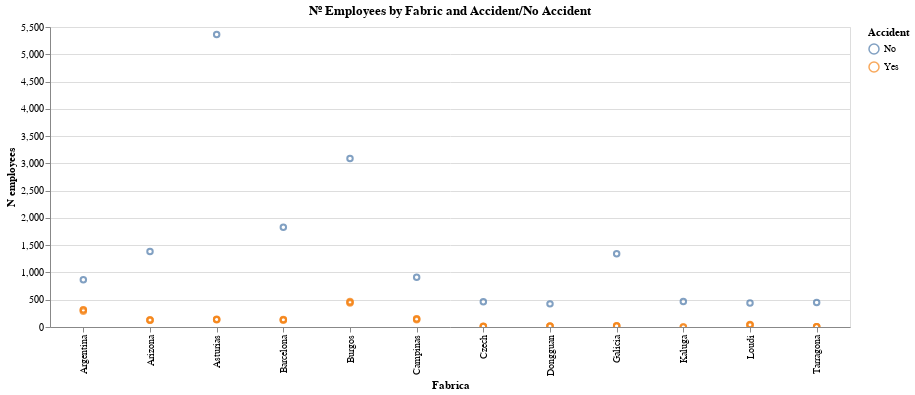

This figure's notebook cell:
### Markdown cell above
On this chart we can appreciate that those countries with less employees are the ones with more accidents

### Code cell
alt.Chart(n_employees, title='Nº Employees by Fabric and Accident/No Accident').mark_point().encode( 
    y = 'N employees', x ='Fabrica', color='Accident', tooltip=['Severity','N employees','Fabrica']).interactive().properties(
    width=800,
    height=300
)

### Figure 1 — Vega-Lite specification as saved in the notebook (floating-point values rounded to 4 significant figures)
{"config": {"view": {"continuousWidth": 400, "continuousHeight": 300}}, "data": {"name": "data-f433518e6350735e1919248edc9d18e3"}, "mark": "point", "encoding": {"color": {"type": "nominal", "field": "Accident"}, "tooltip": [{"type": "nominal", "field": "Severity"}, {"type": "quantitative", "field": "N employees"}, {"type": "nominal", "field": "Fabrica"}], "x": {"type": "nominal", "field": "Fabrica"}, "y": {"type": "quantitative", "field": "N employees"}}, "height": 300, "selection": {"selector014": {"type": "interval", "bind": "scales", "encodings": ["x", "y"]}}, "title": "Nº Employees by Fabric and Accident/No Accident", "width": 800, "$schema": "https://vega.github.io/schema/vega-lite/v4.8.1.json", "datasets": {"data-f433518e6350735e1919248edc9d18e3": [{"Fabrica": "Argentina", "Accident": "No", "Severity": "N/A", "N employees": 865}, {"Fabrica": "Argentina", "Accident": "Yes", "Severity": "Grave", "N employees": 317}, {"Fabrica": "Argentina", "Accident": "Yes", "Severity": "Leve", "N employees": 311}, {"Fabrica": "Argentina", "Accident": "Yes", "Severity": "Muy grave", "N employees": 287}, {"Fabrica": "Arizona", "Accident": "No", "Severity": "N/A", "N employees": 1386}, {"Fabrica": "Arizona", "Accident": "Yes", "Severity": "Grave", "N employees": 135}, {"Fabrica": "Arizona", "Accident": "Yes", "Severity": "Leve", "N employees": 123}, {"Fabrica": "Arizona", "Accident": "Yes", "Severity": "Muy grave", "N employees": 125}, {"Fabrica": "Asturias", "Accident": "No", "Severity": "N/A", "N employees": 5361}, {"Fabrica": "Asturias", "Accident": "Yes", "Severity": "Grave", "N employees": 141}, {"Fabrica": "Asturias", "Accident": "Yes", "Severity": "Leve", "N employees": 134}, {"Fabrica": "Asturias", "Accident": "Yes", "Severity": "Muy grave", "N employees": 138}, {"Fabrica": "Barcelona", "Accident": "No", "Severity": "N/A", "N employees": 1830}, {"Fabrica": "Barcelona", "Accident": "Yes", "Severity": "Grave", "N employees": 137}, {"Fabrica": "Barcelona", "Accident": "Yes", "Severity": "Leve", "N employees": 135}, {"Fabrica": "Barcelona", "Accident": "Yes", "Severity": "Muy grave", "N employees": 123}, {"Fabrica": "Burgos", "Accident": "No", "Severity": "N/A", "N employees": 3089}, {"Fabrica": "Burgos", "Accident": "Yes", "Severity": "Grave", "N employees": 467}, {"Fabrica": "Burgos", "Accident": "Yes", "Severity": "Leve", "N employees": 438}, {"Fabrica": "Burgos", "Accident": "Yes", "Severity": "Muy grave", "N employees": 454}, {"Fabrica": "Campinas", "Accident": "No", "Severity": "N/A", "N employees": 912}, {"Fabrica": "Campinas", "Accident": "Yes", "Severity": "Grave", "N employees": 131}, {"Fabrica": "Campinas", "Accident": "Yes", "Severity": "Leve", "N employees": 148}, {"Fabrica": "Campinas", "Accident": "Yes", "Severity": "Muy grave", "N employees": 153}, {"Fabrica": "Czech", "Accident": "No", "Severity": "N/A", "N employees": 464}, {"Fabrica": "Czech", "Accident": "Yes", "Severity": "Grave", "N employees": 12}, {"Fabrica": "Czech", "Accident": "Yes", "Severity": "Leve", "N employees": 10}, {"Fabrica": "Czech", "Accident": "Yes", "Severity": "Muy grave", "N employees": 8}, {"Fabrica": "Dongguan", "Accident": "No", "Severity": "N/A", "N employees": 424}, {"Fabrica": "Dongguan", "Accident": "Yes", "Severity": "Grave", "N employees": 15}, {"Fabrica": "Dongguan", "Accident": "Yes", "Severity": "Leve", "N employees": 15}, {"Fabrica": "Dongguan", "Accident": "Yes", "Severity": "Muy grave", "N employees": 20}, {"Fabrica": "Galicia", "Accident": "No", "Severity": "N/A", "N employees": 1343}, {"Fabrica": "Galicia", "Accident": "Yes", "Severity": "Grave", "N employees": 19}, {"Fabrica": "Galicia", "Accident": "Yes", "Severity": "Leve", "N employees": 20}, {"Fabrica": "Galicia", "Accident": "Yes", "Severity": "Muy grave", "N employees": 22}, {"Fabrica": "Kaluga", "Accident": "No", "Severity": "N/A", "N employees": 466}, {"Fabrica": "Kaluga", "Accident": "Yes", "Severity": "Grave", "N employees": 2}, {"Fabrica": "Kaluga", "Accident": "Yes", "Severity": "Leve", "N employees": 2}, {"Fabrica": "Loudi", "Accident": "No", "Severity": "N/A", "N employees": 439}, {"Fabrica": "Loudi", "Accident": "Yes", "Severity": "Grave", "N employees": 38}, {"Fabrica": "Loudi", "Accident": "Yes", "Severity": "Leve", "N employees": 39}, {"Fabrica": "Loudi", "Accident": "Yes", "Severity": "Muy grave", "N employees": 46}, {"Fabrica": "Tarragona", "Accident": "No", "Severity": "N/A", "N employees": 451}, {"Fabrica": "Tarragona", "Accident": "Yes", "Severity": "Grave", "N employees": 7}, {"Fabrica": "Tarragona", "Accident": "Yes", "Severity": "Leve", "N employees": 3}, {"Fabrica": "Tarragona", "Accident": "Yes", "Severity": "Muy grave", "N employees": 5}]}}
